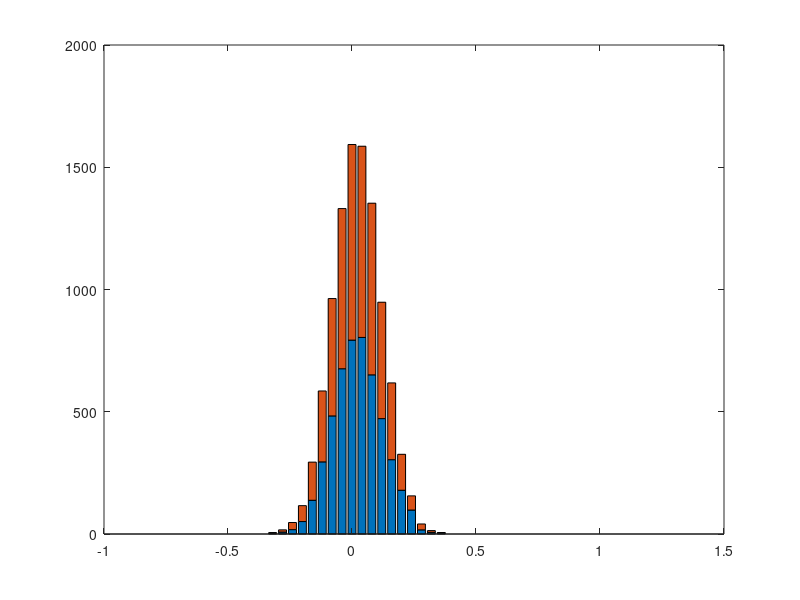

This chart was generated by the following MATLAB code: (Note: this script raises an error after producing the figure.)

% stacked histogram 
sd1 = 0.1; 
mu1 = 0; 
data1 = mu1+ sd1.*randn(5000,1); 
sd2 = 0.1; 
mu2 = 0; 
data2 = mu2+ sd2.*randn(5000,1); 

% bin specs. 
nbins = 50; 
bound = 1; 
bins = linspace(-bound,bound,nbins); 

fig = figure; 

% first histogram
y1 = hist(data1, bins); 

% second histogram
y2 = hist(data2, bins);

% stacked histograms 
bar([y1.' y2.'],'stacked')

% relabelx-axis range/ticks 
xd = findobj('-property','XData'); 

for i=1:2
    dat = get(xd(i),'XData');
    dat = 2*dat/nbins - bound; 
    set(xd(i),'XData',dat); 
end

% PLOTLY 
response = fig2plotly(fig,'strip',1,'name','matlab_stacked_histogram');
plotly_url = response.url;
